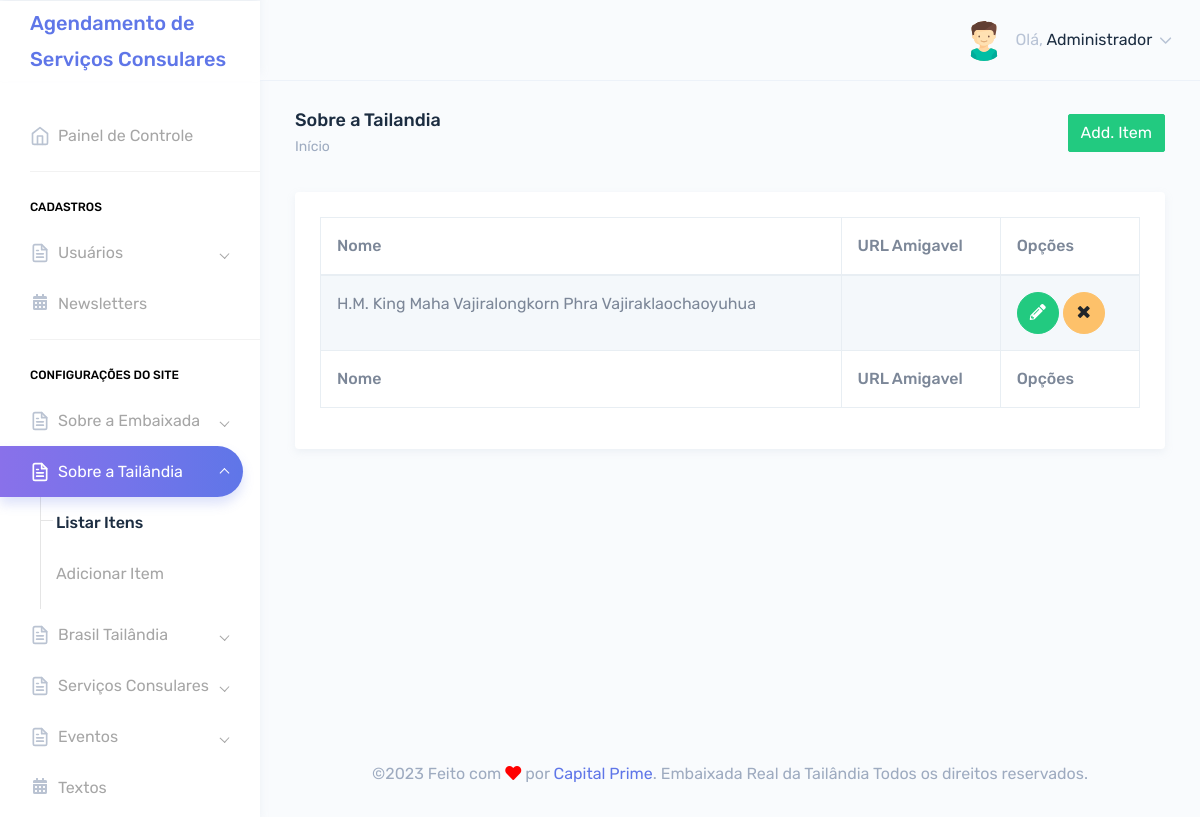
The page /painel/tailandia.php (signed in) on the database its author committed.
### tables this page shows
CREATE TABLE `tbl_usuarios` (
  `id` int(11) NOT NULL,
  `nome` varchar(250) DEFAULT NULL,
  `email` varchar(250) DEFAULT NULL,
  `telefone` varchar(250) DEFAULT NULL,
  `endereco` varchar(250) DEFAULT NULL,
  `cpf` varchar(100) DEFAULT NULL,
  `login` varchar(100) DEFAULT NULL,
  `senha` varchar(100) DEFAULT NULL,
  `foto` varchar(250) DEFAULT NULL,
  `id_cargo` int(11) DEFAULT NULL,
  `sexo` varchar(2) DEFAULT NULL,
  `perm_cad_usuario` varchar(2) DEFAULT NULL,
  `perm_relatorio` varchar(2) DEFAULT NULL,
  `perm_add_usuario` varchar(2) DEFAULT NULL,
  `perm_edit_usuario` varchar(2) DEFAULT NULL,
  `perm_del_usuario` varchar(2) DEFAULT NULL,
  `perm_cad_contato` varchar(2) DEFAULT NULL,
  `perm_edit_contato` varchar(2) DEFAULT NULL,
  `perm_del_contato` varchar(2) DEFAULT NULL,
  `perm_edit_contato_nf` varchar(3) DEFAULT NULL,
  `perm_pag_principal_rm` varchar(2) DEFAULT NULL,
  `perm_pag_principal_uc` varchar(2) DEFAULT NULL,
  `admin_geral` varchar(2) DEFAULT NULL,
  `data_frase` date DEFAULT NULL,
  `id_frase` int(11) DEFAULT NULL,
  `frase_lida` varchar(2) DEFAULT NULL
);

CREATE TABLE `tbl_tailandia` (
  `id` int(11) NOT NULL,
  `titulo` varchar(250) DEFAULT NULL,
  `titulo_en` varchar(255) DEFAULT NULL,
  `titulo_th` varchar(255) DEFAULT NULL,
  `descricao` text DEFAULT NULL,
  `descricao_en` text DEFAULT NULL,
  `descricao_th` text DEFAULT NULL,
  `id_cat` int(11) DEFAULT NULL,
  `meta_title` text DEFAULT NULL,
  `meta_keywords` text DEFAULT NULL,
  `meta_description` text DEFAULT NULL,
  `foto` varchar(250) DEFAULT NULL,
  `url_amigavel` varchar(255) DEFAULT NULL
);

### lang/lang.pt.php (called while the page is built, shortened)
<?php
$lang = array();
$lang['USUARIO'] = 'Usuário';
$lang['SENHA'] = 'Senha';
$lang['INFO'] = 'Informe seu usuário e senha para acessar o painel de administração.';
$lang['PAINEL'] = 'Painel de Controle';
$lang['CADASTROS'] = 'Cadastros';
$lang['PRINCIPAL'] = 'Pricipal';
$lang['AGENDAMENTO'] = 'Agendamento';
$lang['AGENDAMENTO_TITULO'] = 'Agendamento de Serviços Consulares';
$lang['OLA'] = 'Olá';
$lang['MOSTRAR'] = 'Mostrar';
$lang['ADICIONAR'] = 'Adicionar';
$lang['DATA'] = 'Data';
$lang['HORA'] = 'Hora';
$lang['STATUS'] = 'Status';
$lang['ACOES'] = 'Ações';
$lang['ATIVO'] = 'Ativo';
$lang['INATIVO'] = 'Inativo';
$lang['SOLICITANTES'] = 'Solicitantes';
$lang['TIPO_SERVICOS'] = 'Tipo de Serviços';
$lang['USUARIOS'] = 'Usuários';
$lang['ADICIONAR_USUARIO'] = 'Adicionar Usuário';
$lang['EDITAR_USUARIO'] = 'Editar Usuário';
$lang['EDITAR AGENDAMENTO'] = 'Editar Agendamento';
$lang['NEWSLETTERS'] = 'Newsletters';
$lang['CONFIGURACAO_SITE'] = 'Configurações do Site';
$lang['BANNERS'] = 'Banners';
$lang['TEXTOS'] = 'Textos';
$lang['BLOG'] = 'Blog';
$lang['SOLUCOES'] = 'Soluções';
$lang['CONFIGURACOES'] = 'Configurações';
$lang['EXTRA'] = 'Extra';
$lang['FEITO_POR'] = 'Feito com';
$lang['POR'] = 'por';
$lang['DIREITOS'] = 'Todos os direitos reservados';
$lang['PARA_EMBAIXADA'] = 'Embaixada Real da Tailândia';
$lang['LISTAR_ITENS'] = 'Listar Itens';
$lang['BTN_ACESSAR'] = 'Acessar';
$lang['CANCELAR'] = 'Cancelar';
$lang['SAIR'] = 'Sair';
$lang['SALVAR'] = 'Salvar';
$lang['SAIBA_MAIS'] = 'Saiba Mais';
$lang['NOME'] = 'Nome Completo';
$lang['NACIONALIDADE'] = 'Nacionalidade';
$lang['TELEFONE'] = 'Telefone';
$lang['EMAIL'] = 'E-mail';
$lang['CAMPO_OBRIGATORIO'] = 'Campos de preenchimento obrigatório.';
$lang['REAGENDAMENTOS'] = 'Qtd. de Reagendamento';
$lang['ARQUIVO'] = 'Arquivo';
$lang['DIAS_ATENDIMENTO'] = 'Dias de Atendimento';
$lang['HORAS_ATENDIMENTO'] = 'Horas de Atendimento';
$lang['INICIO'] = 'Início';
$lang['SOBRE_EMBAIXADA'] = 'Sobre a Embaixada';
$lang['SOBRE_TAILANDIA'] = 'Sobre a Tailândia';
$lang['TAILANDIA_BRASIL'] = 'Tailândia Brasil';
$lang['SERVICO_CONSULAR'] = 'Servico Consular';
$lang['MULTIMIDIA'] = 'Multimídia';
$lang['CONTATO'] = 'Fale Conosco';
$lang['EQUIPE'] = 'Lista da Embaixada Equipe';
$lang['TIME'] = 'Time da Tailândia';

### Connection/con-pdo.php (called while the page is built, shortened)
<?php
$conInstanciada = '';
if(empty($conInstanciada)) {
	class Conexao {
		private static $pdo;
		public static function getInstance() {
		if (!isset(self::$pdo)) {
		 try {
		  $opcoes = array(PDO::MYSQL_ATTR_INIT_COMMAND => 'SET NAMES utf8', PDO::ATTR_PERSISTENT => TRUE);
		  self::$pdo = new PDO("mysql:host=" . HOST . "; dbname=" . DBNAME . "; charset=" . CHARSET . ";", USER, PASSWORD, $opcoes);
		  self::$pdo->setAttribute(PDO::ATTR_ERRMODE, PDO::ERRMODE_EXCEPTION);
		 } catch (PDOException $e) {
		  print "Erro: " . $e->getMessage();
		 }
		}
		return self::$pdo;
		}
	}
}

### Class/acesso.class.php (called while the page is built, shortened)
<?php
$AcessoInstanciada = '';
if(empty($AcessoInstanciada)) {
	if(file_exists('Connection/conexao.php')) {
		require_once('Connection/con-pdo.php');
		require_once('funcoes.php');
	} else {
		require_once('../Connection/con-pdo.php');
		require_once('../funcoes.php');
	}
	class Acesso {
		private $pdo = null;
		private static $Acesso = null;
		private function __construct($conexao){
			$this->pdo = $conexao;
		}
		public static function getInstance($conexao){
			if (!isset(self::$Acesso)):
				self::$Acesso = new Acesso($conexao);
			endif;
			return self::$Acesso;
		}
		function rsDados($id='', $idCargo='', $orderBy='', $limite='') {
			$sqlLimite = '';
			$sqlOrdem = '';
			$sql = '';
			$nCampos = 0;
			if(!empty($id)) {
				$sql .= " and id = ?";
				$nCampos++;
				$campo[$nCampos] = $id;
			}
			try{
				$sql = "SELECT * FROM tbl_usuarios where 1=1 $sql $sqlOrdem $sqlLimite";
				$stm = $this->pdo->prepare($sql);
				for($i=1; $i<=$nCampos; $i++) {
					$stm->bindValue($i, $campo[$i]);
				}
				$stm->execute();
				$rsDados = $stm->fetchAll(PDO::FETCH_OBJ);
				if($id <> '' or $limite == 1) {
					return($rsDados[0]);
				} else {
					return($rsDados);
				}
			} catch(PDOException $erro){
				echo $erro->getMessage();
			}
		}
	}
}

### painel/verifica.php (called while the page is built, shortened)
<?php
include "../Class/acesso.class.php";
$verificaRestrito = Acesso::getInstance(Conexao::getInstance());
include "../Class/tailandia.class.php";
$tailandia = Tailandia::getInstance(Conexao::getInstance());
$verificaRestrito->restritoAdmin();
$dadosUsuarioLogado = $verificaRestrito->rsDados($_SESSION['dadosLogado']->id);
?>

### funcoes.php (called while the page is built, shortened)
<?php
  function icone_genero($genero) {
    switch ($genero) {
      case "M": return "assets/images/avatars/boy.svg"; break;
    }
  }
?>

### Class/tailandia.class.php (called while the page is built, shortened)
<?php
$TailandiaInstanciada = '';
if(empty($TailandiaInstanciada)) {
	if(file_exists('Connection/conexao.php')) {
		require_once('Connection/con-pdo.php');
		require_once('funcoes.php');
	} else {
		require_once('../Connection/con-pdo.php');
		require_once('../funcoes.php');
	}
	class Tailandia {
		private $pdo = null;
		private static $Tailandia = null;
		private function __construct($conexao){
			$this->pdo = $conexao;
		}
		public static function getInstance($conexao){
			if (!isset(self::$Tailandia)):
				self::$Tailandia = new Tailandia($conexao);
			endif;
			return self::$Tailandia;
		}
		function rsDados($id='', $orderBy='', $limite='', $idCat='') {
			$nCampos = 0;
			$sql = '';
			$sqlOrdem = '';
			$sqlLimite = '';
			try{
				$sql = "SELECT * FROM tbl_tailandia where 1=1 $sql $sqlOrdem $sqlLimite";
				$stm = $this->pdo->prepare($sql);
				for($i=1; $i<=$nCampos; $i++) {
					$stm->bindValue($i, $campo[$i]);
				}
				$stm->execute();
				$rsDados = $stm->fetchAll(PDO::FETCH_OBJ);
				if($id <> '' or $limite == 1) {
					return($rsDados[0]);
				} else {
					return($rsDados);
				}
			} catch(PDOException $erro){
				echo $erro->getMessage();
			}
		}
	}
}

### painel/tailandia.php (the view, shortened to what this page needs)
<?php include "verifica.php";
$puxaTailandia = $tailandia->rsDados();
?>
<!DOCTYPE html>
<html dir="ltr" lang="pt-br">
<head>
    <link href="dist/css/style.css" rel="stylesheet">
</head>
<body>
    <div id="main-wrapper" data-theme="light" data-layout="vertical" data-navbarbg="skin6" data-sidebartype="full" data-sidebar-position="fixed" data-header-position="fixed" data-boxed-layout="full">
      <?php include "header.php";?>
       <?php include "inc-menu-lateral.php";?>
        <div class="page-wrapper">
            <div class="page-breadcrumb">
                <div class="row">
                    <div class="col-7 align-self-center">
                        <h4 class="page-title text-truncate text-dark font-weight-medium mb-1">Sobre a Tailandia</h4>
                        <div class="d-flex align-items-center">
                            <nav aria-label="breadcrumb">
                                <ol class="breadcrumb m-0 p-0">
                                    <li class="breadcrumb-item"><a href="." class="text-muted"><?php echo $lang['INICIO']?></a></li>
                                </ol>
                            </nav>
                        </div>
                    </div>
                    <div class="col-5 align-self-center">
                        <a href="add-sobre.php" class="btn btn-success float-right">Add. Item</a>
                    </div>
                </div>
            </div>
            <div class="container-fluid">
                <div class="row">
                    <div class="col-12">
                        <div class="card">
                            <div class="card-body">
                                <div class="table-responsive">
                                    <table id="zero_config" class="table table-striped table-bordered no-wrap">
                                        <thead>
                                            <tr>
                                                <th>Nome</th>
                                                <th>URL Amigavel</th>
                                                <th>Opções</th>
                                            </tr>
                                        </thead>
                                        <tbody>
                                            <?php
                                            if(count($puxaTailandia) > 0){
                                            foreach($puxaTailandia as $itemTailandia){
                                                if($_SESSION['lang']=== 'en'){
                                                    $titulo = $itemTailandia->titulo_en;
                                                }
                                                elseif($_SESSION['lang']==='th') {
                                                    $titulo = $itemTailandia->titulo_th;
                                                }
                                                else
                                                {
                                                    $titulo = $itemTailandia->titulo;
                                                }
                                            ?>
                                            <tr>
                                                <td><?php echo $titulo;?></td>
                                                <td><?php echo $itemTailandia->url_amigavel;?></td>
                                                <td>
                                                    <a href="editar-tailandia.php?id=<?php echo $itemTailandia->id;?>" class="btn btn-success btn-circle"><i class="fas fa-pencil-alt"></i></a>
                                                    <a href="tailandia.php" class="btn btn-warning btn-circle"><i class="fa fa-times"></i></a>
                                                </td>
                                            </tr>
                                            <?php } }?>
                                        </tbody>
                                        <tfoot>
                                            <tr>
                                                <th>Nome</th>
                                                <th>URL Amigavel</th>
                                                <th>Opções</th>
                                            </tr>
                                        </tfoot>
                                    </table>
                                </div>
                            </div>
                        </div>
                    </div>
                </div>
            </div>
        <?php include "footer.php";?>
        </div>
    </div>
</body>
</html>

### painel/header.php (shortened to what this page needs)
<header class="topbar" data-navbarbg="skin6">
            <nav class="navbar top-navbar navbar-expand-md">
                <div class="navbar-header" data-logobg="skin6">
                    <div class="navbar-brand">
                        <a href=".">
                            <b class="logo-icon">
                               <span><?php echo $lang['AGENDAMENTO_TITULO']?></span>
                            </b>
                        </a>
                    </div>
                </div>
                <div class="navbar-collapse collapse" id="navbarSupportedContent">
                    <ul class="navbar-nav float-right">
                        <li class="nav-item dropdown">
                            <a class="nav-link dropdown-toggle" href="javascript:void(0)" data-toggle="dropdown"
                                aria-haspopup="true" aria-expanded="false">
                                <?php if(!empty($dadosUsuarioLogado->foto)){?>
                                <img src="../img/<?php echo $dadosUsuarioLogado->foto;?>" alt="<?php echo $dadosUsuarioLogado->nome;?>" class="rounded-circle" width="40">
                                <?php }else{?>
                                <img src="<?php echo icone_genero($dadosUsuarioLogado->sexo);?>" alt="<?php echo $dadosUsuarioLogado->nome;?>" class="rounded-circle" width="40">
                                <?php }?>
                                <span class="ml-2 d-none d-lg-inline-block"><span>Olá,</span> <span
                                        class="text-dark"><?php echo $dadosUsuarioLogado->nome;?></span> <i data-feather="chevron-down"
                                        class="svg-icon"></i></span>
                            </a>
                        </li>
                    </ul>
                </div>
            </nav>
        </header>

### rows shown on the page
tbl_usuarios: nome "Administrador"
tbl_tailandia: titulo "H.M. King Maha Vajiralongkorn Phra Vajiraklaochaoyuhua"

### other values the page prints
$lang['AGENDAMENTO_TITULO'] "Agendamento de Serviços Consulares"
$lang['PAINEL'] "Painel de Controle"
$lang['CADASTROS'] "CADASTROS"
$lang['USUARIOS'] "Usuários"
$lang['NEWSLETTERS'] "Newsletters"
$lang['CONFIGURACAO_SITE'] "CONFIGURAÇÕES DO SITE"
$lang['INICIO'] "Início"
$lang['FEITO_POR'] "Feito com"
$lang['POR'] "por"
$lang['PARA_EMBAIXADA'] "Embaixada Real da Tailândia"
$lang['DIREITOS'] "Todos os direitos reservados"
